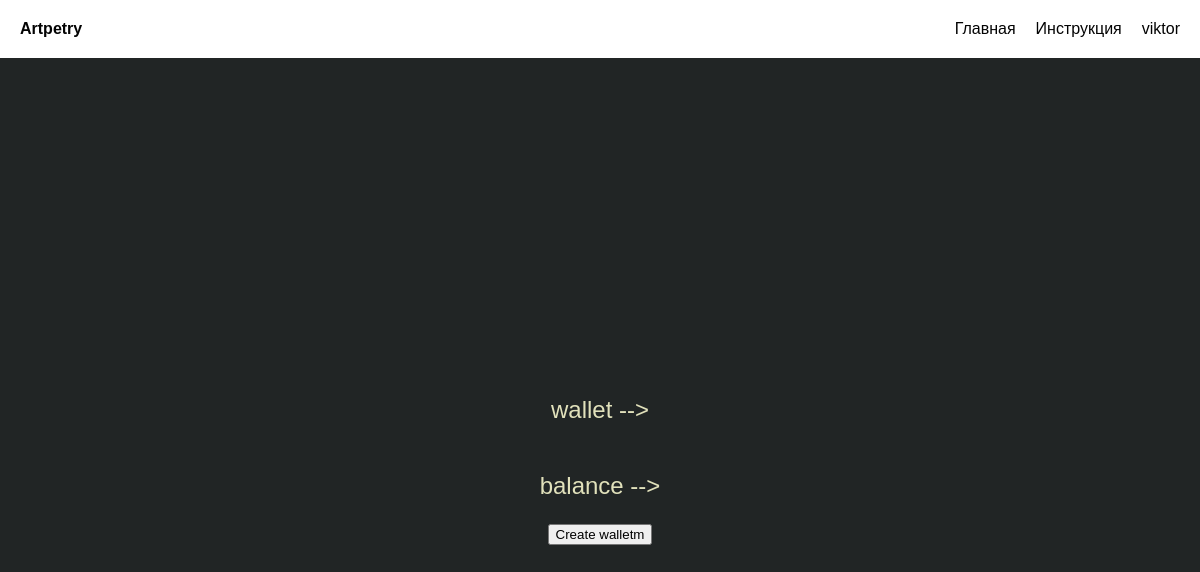
/get_wallet/ (signed in), run on an earlier commit of the app's database.
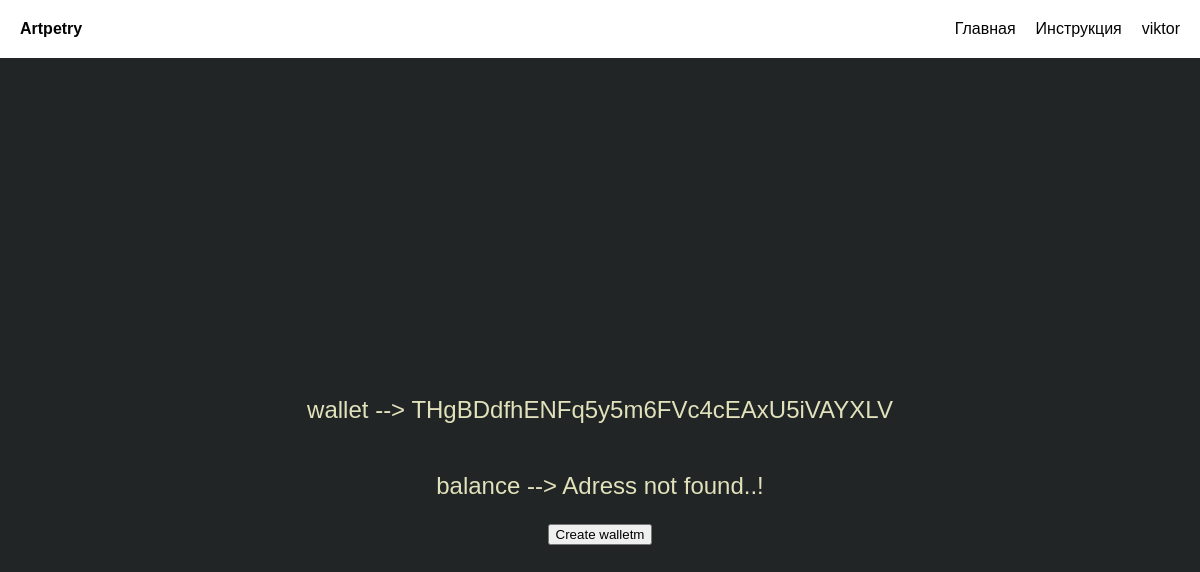
And on a later commit of the database.
### spam/models.py (models this page shows, shortened)
class User_settings(models.Model):
    user = models.ForeignKey(User, on_delete=models.CASCADE,blank=True)
    balance = models.CharField(max_length=100,blank=True)
    wallet = models.CharField(max_length=256,blank=True)
    hex_address = models.CharField(max_length=256,blank=True)
    private_key = models.CharField(max_length=256,blank=True)
    public_key = models.CharField(max_length=256,blank=True)
    text = models.CharField(max_length=100,blank=True)
    user_names = models.CharField(max_length=100,blank=True)
    tariff = models.CharField(max_length=100,blank=True)
    numbers = models.CharField(max_length=20,blank=True)
    date = models.DateTimeField(default=timezone.now)

### spam/views.py (the view, shortened to what this page needs)
# urls.py: path('get_wallet/', views.get_wallet, name='get_wallet'),
def get_wallet(request):
    if request.user.is_authenticated:
        current_user = request.user
        news_show = User_settings.objects.get(user=current_user)
        if request.user.is_authenticated:
            form = SubscriberForm_test(request.POST, request.FILES or None, instance=news_show)
            print(f'form--->{news_show.wallet}')
            print(f'form LEN--->{len(news_show.wallet)}')
            wallet = str(news_show.wallet)
            balance=''
            if len(wallet) > 1:
                balance = check_balance(news_show.wallet)
                if balance:
                    User_settings.objects.filter(user=current_user).update(balance=balance)
                else:
                    balance='Adress not found..!'
        return render(request, 'account/get_wallet.html',
                          {'form':form,
                          'news_show':news_show,
                           'balance':balance}
                          )
    else:
        return redirect('/login')

### spam/create_wallet.py (called while the page is built)
def check_balance(address):
    try:
        client = Tron()
        wallet = client.generate_address()
        balance=client.get_account_balance(address)
        return balance
    except AddressNotFound:
        print('Adress not found..!')
        return False

### spam/templates/account/get_wallet.html (shortened to what this page needs)
{% extends "test_css.html" %}
{% load static %}
{% block content %}
	<link rel="stylesheet" type="text/css" href="{% static 'css/styles.css' %}">
         <form action="" method="post" enctype="multipart/form-data" style="color:#e1e1bb;">
    {% if request.user.is_authenticated %}
        <p style="color:#e1e1bb;" >wallet -->  {{ news_show.wallet }}</p>
        <p style="color:#e1e1bb;" >balance -->  {{ balance }}</p>
                                             <button type="submit" class="btn btn-primary">Create walletm</button>
                 {% endif %}
    </form>
{% endblock %}

### spam/templates/test_css.html (shortened to what this page needs)
{% load static %}
<!DOCTYPE html>
<html>
<head>
	<link rel="stylesheet" type="text/css" href="{% static 'css/styles.css' %}">
	 {% if request.user.is_authenticated %}
	<header class="header">
		<div class="header__left">Artpetry</div>
		<nav class="header__right">
			<a href="/">Главная</a>
			<a href="#">Инструкция</a>
			<a href="{% url 'subscriber_list' %}">{{ request.user.username }}</a>
		</nav>
	</header>
	    {% endif %}
</head>
<body>
	<div class="container">
    {% block content %}
    {% endblock %}
	</div>
</body>
</html>

### spam/static/css/styles.css (style rules this page uses)
body { background-color: #212525; margin: 0; font-family: Arial, sans-serif; }
html, body { height: 100%; }
.container { display: flex; flex-direction: column; justify-content: center; align-items: center; height: 100%; }
.header { display: flex; align-items: center; justify-content: space-between; padding: 20px; background-color: #fff; color: #030303FF; }
.header__left { font-weight: bold; }
.header__right { display: flex; align-items: center; }
.header__right a { margin-left: 20px; color: #030303; text-decoration: none; }
p { font-size: 1.5em; text-align: center; color: #e1e1bb; }
form { display: flex; flex-direction: column; align-items: center; width: 100%; margin: 0; text-align: center; }

What changed in the data, as far as the page shows it:
now on this page (row edited): User_settings: wallet "THgBDdfhENFq5y5m6FVc4cEAxU5iVAYXLV"
Also different on the page:
{{ balance }}: (not shown) → "Adress not found..!"
